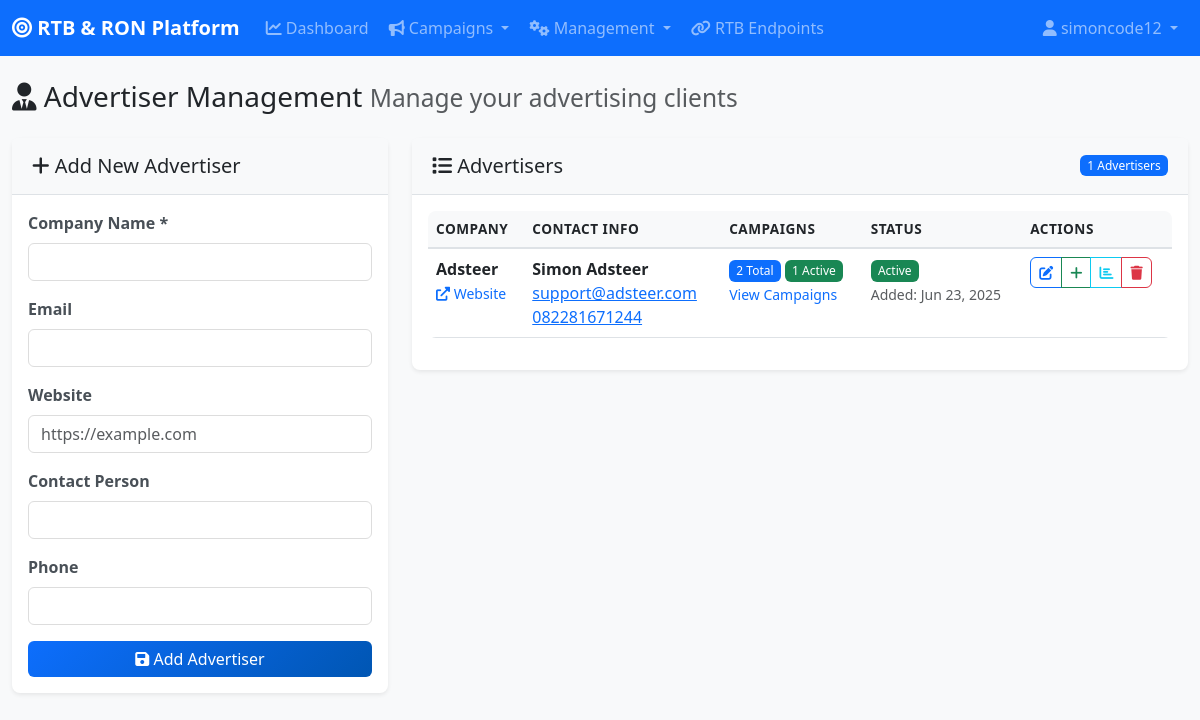
The page /admin/advertiser.php (signed in) on the database its author committed.
### tables this page shows
CREATE TABLE `advertisers` (
  `id` int(11) NOT NULL,
  `name` varchar(255) NOT NULL,
  `email` varchar(100) DEFAULT NULL,
  `website` varchar(255) DEFAULT NULL,
  `contact_person` varchar(100) DEFAULT NULL,
  `phone` varchar(20) DEFAULT NULL,
  `balance` decimal(10,2) DEFAULT 0.00,
  `status` enum('active','inactive','pending') DEFAULT 'active',
  `created_at` timestamp NULL DEFAULT current_timestamp(),
  `updated_at` timestamp NULL DEFAULT current_timestamp() ON UPDATE current_timestamp(),
  `notes` text DEFAULT NULL
);

### admin/advertiser.php (the view, shortened to what this page needs)
<?php
include 'includes/header.php';
$advertisers = $pdo->query("
    SELECT a.*,
           COUNT(c.id) as campaign_count,
           SUM(CASE WHEN c.status = 'active' THEN 1 ELSE 0 END) as active_campaigns
    FROM advertisers a
    LEFT JOIN campaigns c ON a.id = c.advertiser_id
    GROUP BY a.id
    ORDER BY a.created_at DESC
")->fetchAll();
?>
<div class="row">
    <div class="col-12">
        <h1 class="h3 mb-4">
            <i class="fas fa-user-tie"></i> Advertiser Management
            <small class="text-muted">Manage your advertising clients</small>
        </h1>
    </div>
</div>
<div class="row">
    <div class="col-lg-4 mb-4">
        <div class="card">
            <div class="card-header">
                <h5 class="mb-0"><i class="fas fa-plus"></i> Add New Advertiser</h5>
            </div>
            <div class="card-body">
                <form method="POST">
                    <div class="mb-3">
                        <label for="name" class="form-label">Company Name *</label>
                        <input type="text" class="form-control" id="name" name="name" required>
                    </div>
                    <div class="mb-3">
                        <label for="email" class="form-label">Email</label>
                        <input type="email" class="form-control" id="email" name="email">
                    </div>
                    <div class="mb-3">
                        <label for="website" class="form-label">Website</label>
                        <input type="url" class="form-control" id="website" name="website"
                               placeholder="https://example.com">
                    </div>
                    <div class="mb-3">
                        <label for="contact_person" class="form-label">Contact Person</label>
                        <input type="text" class="form-control" id="contact_person" name="contact_person">
                    </div>
                    <div class="mb-3">
                        <label for="phone" class="form-label">Phone</label>
                        <input type="tel" class="form-control" id="phone" name="phone">
                    </div>
                    <button type="submit" class="btn btn-primary w-100">
                        <i class="fas fa-save"></i> Add Advertiser
                    </button>
                </form>
            </div>
        </div>
    </div>
    <div class="col-lg-8 mb-4">
        <div class="card">
            <div class="card-header d-flex justify-content-between align-items-center">
                <h5 class="mb-0"><i class="fas fa-list"></i> Advertisers</h5>
                <span class="badge bg-primary"><?php echo count($advertisers); ?> Advertisers</span>
            </div>
            <div class="card-body">
                <?php if (empty($advertisers)): ?>
                    <div class="text-center py-4">
                        <i class="fas fa-user-tie fa-3x text-muted mb-3"></i>
                        <p class="text-muted">No advertisers added yet.</p>
                    </div>
                <?php else: ?>
                    <div class="table-responsive">
                        <table class="table table-hover">
                            <thead>
                                <tr>
                                    <th>Company</th>
                                    <th>Contact Info</th>
                                    <th>Campaigns</th>
                                    <th>Status</th>
                                    <th>Actions</th>
                                </tr>
                            </thead>
                            <tbody>
                                <?php foreach ($advertisers as $advertiser): ?>
                                <tr>
                                    <td>
                                        <div>
                                            <strong><?php echo htmlspecialchars($advertiser['name']); ?></strong>
                                            <?php if ($advertiser['website']): ?>
                                                <br>
                                                <a href="<?php echo htmlspecialchars($advertiser['website']); ?>"
                                                   target="_blank" class="text-decoration-none small">
                                                    <i class="fas fa-external-link-alt"></i> Website
                                                </a>
                                            <?php endif; ?>
                                        </div>
                                    </td>
                                    <td>
                                        <?php if ($advertiser['contact_person']): ?>
                                            <div><strong><?php echo htmlspecialchars($advertiser['contact_person']); ?></strong></div>
                                        <?php endif; ?>
                                        <?php if ($advertiser['email']): ?>
                                            <div><a href="mailto:<?php echo htmlspecialchars($advertiser['email']); ?>"><?php echo htmlspecialchars($advertiser['email']); ?></a></div>
                                        <?php endif; ?>
                                        <?php if ($advertiser['phone']): ?>
                                            <div><a href="tel:<?php echo htmlspecialchars($advertiser['phone']); ?>"><?php echo htmlspecialchars($advertiser['phone']); ?></a></div>
                                        <?php endif; ?>
                                    </td>
                                    <td>
                                        <div>
                                            <span class="badge bg-primary"><?php echo $advertiser['campaign_count']; ?> Total</span>
                                            <?php if ($advertiser['active_campaigns'] > 0): ?>
                                                <span class="badge bg-success"><?php echo $advertiser['active_campaigns']; ?> Active</span>
                                            <?php endif; ?>
                                        </div>
                                        <?php if ($advertiser['campaign_count'] > 0): ?>
                                            <small>
                                                <a href="rtb-sell.php?advertiser_id=<?php echo $advertiser['id']; ?>" class="text-decoration-none">
                                                    View Campaigns
                                                </a>
                                            </small>
                                        <?php endif; ?>
                                    </td>
                                    <td>
                                        <span class="badge bg-<?php echo $advertiser['status'] == 'active' ? 'success' : 'secondary'; ?>">
                                            <?php echo ucfirst($advertiser['status']); ?>
                                        </span>
                                        <br>
                                        <small class="text-muted">
                                            Added: <?php echo date('M j, Y', strtotime($advertiser['created_at'])); ?>
                                        </small>
                                    </td>
                                    <td>
                                        <div class="btn-group btn-group-sm">
                                            <button class="btn btn-outline-primary" data-bs-toggle="tooltip" title="Edit">
                                                <i class="fas fa-edit"></i>
                                            </button>
                                            <a href="rtb-sell.php?advertiser_id=<?php echo $advertiser['id']; ?>"
                                               class="btn btn-outline-success" data-bs-toggle="tooltip" title="New Campaign">
                                                <i class="fas fa-plus"></i>
                                            </a>
                                            <button class="btn btn-outline-info" data-bs-toggle="tooltip" title="Stats">
                                                <i class="fas fa-chart-bar"></i>
                                            </button>
                                            <button class="btn btn-outline-danger btn-delete" data-bs-toggle="tooltip" title="Delete">
                                                <i class="fas fa-trash"></i>
                                            </button>
                                        </div>
                                    </td>
                                </tr>
                                <?php endforeach; ?>
                            </tbody>
                        </table>
                    </div>
                <?php endif; ?>
            </div>
        </div>
    </div>
</div>
<?php include 'includes/footer.php'; ?>

### asset/css/style.css (style rules this page uses)
:root { --primary-color: #0d6efd; --secondary-color: #6c757d; --success-color: #198754; --warning-color: #ffc107; --danger-color: #dc3545; --info-color: #0dcaf0; --light-color: #f8f9fa; --dark-color: #212529; --sidebar-width: 280px; }
body { font-family: 'Segoe UI', Tahoma, Geneva, Verdana, sans-serif; background-color: #f8f9fa; transition: all 0.3s ease; }
.card { border: none; box-shadow: 0 0.125rem 0.25rem rgba(0, 0, 0, 0.075); border-radius: 0.5rem; transition: transform 0.2s ease, box-shadow 0.2s ease; }
.card-header { background-color: #f8f9fa; border-bottom: 1px solid #dee2e6; font-weight: 600; padding: 1rem 1.25rem; }
.btn { border-radius: 0.375rem; font-weight: 500; transition: all 0.2s ease; }
.btn-primary { background: linear-gradient(135deg, #0d6efd 0%, #0056b3 100%); border: none; }
.form-control, .form-select { border: 1px solid #ddd; border-radius: 0.375rem; transition: border-color 0.2s ease, box-shadow 0.2s ease; }
.form-label { font-weight: 600; color: #495057; margin-bottom: 0.5rem; }
.badge { font-weight: 500; font-size: 0.75em; padding: 0.4em 0.6em; border-radius: 0.375rem; }
.table { border-radius: 0.5rem; overflow: hidden; }
.table thead th { background-color: #f8f9fa; border-bottom: 2px solid #dee2e6; font-weight: 600; text-transform: uppercase; font-size: 0.85rem; letter-spacing: 0.5px; }
.table tbody tr { transition: background-color 0.2s ease; }

### rows shown on the page
advertisers: name "Adsteer", contact_person "Simon Adsteer", email "support@adsteer.com", phone "082281671244", campaign_count "2", active_campaigns "1", status "Active", created_at "Jun 23, 2025"

### other values the page prints
$_SESSION['username'] "simoncode12"
count($advertisers) "1"
